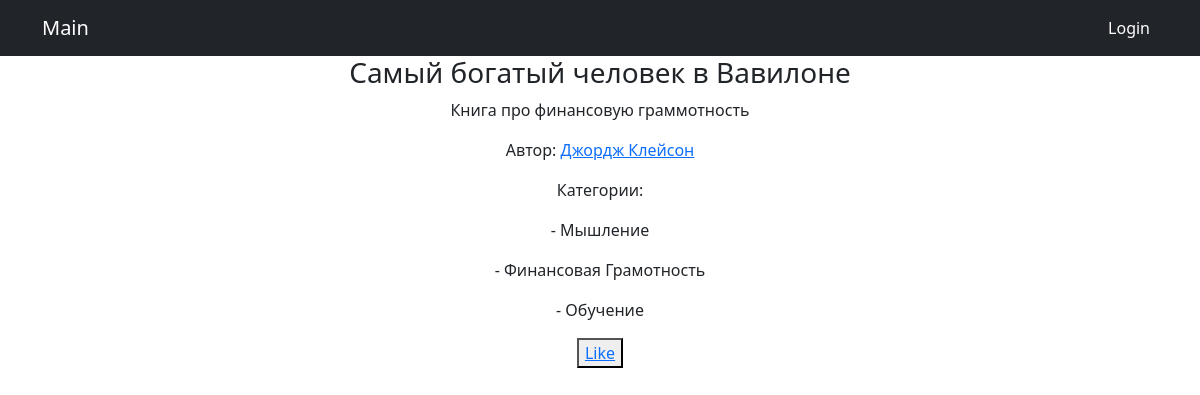
The page /books/2/ on the database its author committed.
### portal/models.py (models this page shows, shortened)
class Book(models.Model):
     author = models.ForeignKey(Author, on_delete=models.CASCADE, verbose_name="Автор")
     name = models.TextField(blank=False, verbose_name="Название")
     discription = models.TextField(verbose_name="Описание", blank=True, default="У данной книги нет описания")
     rating = models.IntegerField(default=0, blank=True)
     category = models.ManyToManyField(Category, related_name="book_category", blank=True)
     favourite = models.ManyToManyField(User, related_name="save_book", blank=True)

class Author(models.Model):
    user = models.OneToOneField(User, on_delete = models.CASCADE, blank=True, null=True)
    name = models.CharField(max_length=15, verbose_name="Имя")
    category = models.ManyToManyField(Category, verbose_name="Жанры", related_name="author_category")
    favourite = models.ManyToManyField(User, related_name="save_authors", blank=True)

class Category(models.Model):
    name_category = models.TextField(unique= True)
    def __str__(self):
        return f'{self.name_category.title()}'

### portal/views.py (the view)
# urls.py: path('books/<int:pk>/', BookDetail.as_view()),
class BookDetail(DetailView):
    model = Book
    template_name = "book/book_detail.html"
    context_object_name = 'book'
    def get_context_data(self, **kwargs):
        context = super().get_context_data(**kwargs)
        context['user'] = self.request.user
        return context

### templates/book/book_detail.html (shortened to what this page needs)
{% extends 'default.html' %}
{% block content %}
<h3>{{book.name}}</h3>
<p>{{book.discription}}</p>
<p>Автор: <a href = "/authors/{{book.author.id}}/">{{book.author.name}}</a></p>
<p>Категории:</p>
{%for i in book.category.all%}
<p> - {{i}}</p>
{%endfor%}
{%if book.author_id == user.author.id%}
<button><a href="/books/delete/{{book.id}}/">Удалить книгу</a></button>
<button><a href="/books/update/{{book.id}}/">Редактировать книгу</a></button>
{%else%}
{%if user not in book.favourite.all%}
<button><a href = "/books/like/{{book.id}}">Like</a></button>
{%endif%}
{%endif%}
{% endblock content %}

### rows shown on the page
Book: name "Самый богатый человек в Вавилоне", discription "Книга про финансовую граммотность", author.name "Джордж Клейсон"
Category: name_category "Мышление"
Category: name_category "Финансовая Грамотность"
Category: name_category "Обучение"
